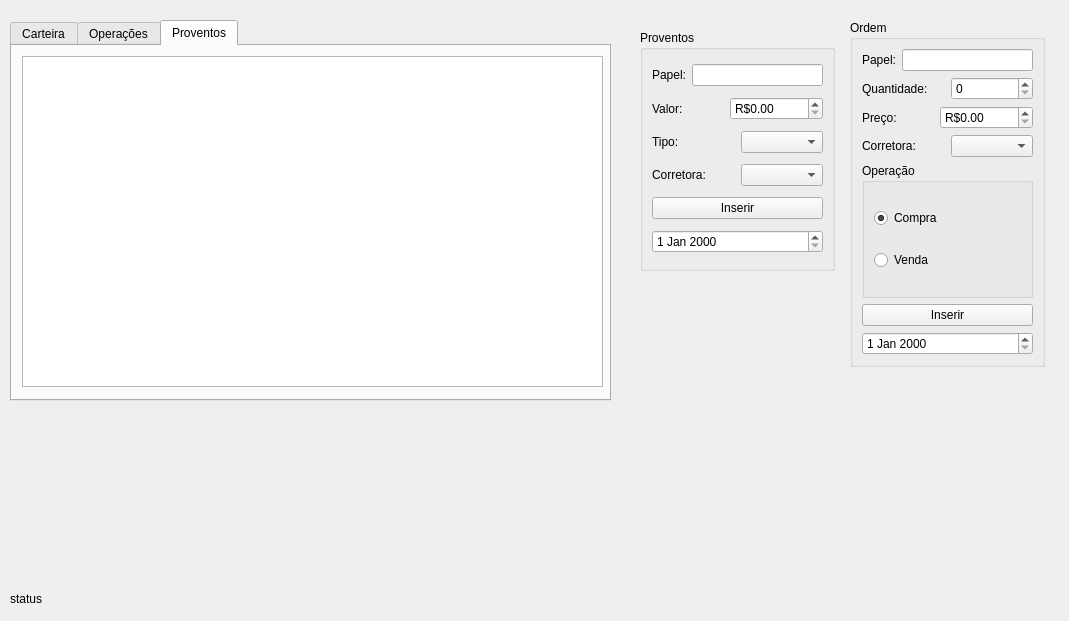
<?xml version="1.0" encoding="UTF-8"?>
<ui version="4.0">
 <class>Widget</class>
 <widget class="QWidget" name="Widget">
  <property name="geometry">
   <rect>
    <x>0</x>
    <y>0</y>
    <width>1069</width>
    <height>621</height>
   </rect>
  </property>
  <property name="windowTitle">
   <string>PCash - Desktop</string>
  </property>
  <widget class="QGroupBox" name="groupBox_2">
   <property name="geometry">
    <rect>
     <x>850</x>
     <y>20</y>
     <width>195</width>
     <height>347</height>
    </rect>
   </property>
   <property name="title">
    <string>Ordem</string>
   </property>
   <layout class="QVBoxLayout" name="verticalLayout_3">
    <item>
     <layout class="QHBoxLayout" name="horizontalLayout">
      <item>
       <widget class="QLabel" name="label">
        <property name="text">
         <string>Papel:</string>
        </property>
       </widget>
      </item>
      <item>
       <widget class="QLineEdit" name="linePapel"/>
      </item>
     </layout>
    </item>
    <item>
     <layout class="QHBoxLayout" name="horizontalLayout_2">
      <item>
       <widget class="QLabel" name="label_2">
        <property name="text">
         <string>Quantidade:</string>
        </property>
       </widget>
      </item>
      <item>
       <widget class="QSpinBox" name="spinQuantidade"/>
      </item>
     </layout>
    </item>
    <item>
     <layout class="QHBoxLayout" name="horizontalLayout_3">
      <item>
       <widget class="QLabel" name="label_3">
        <property name="text">
         <string>Preço:</string>
        </property>
       </widget>
      </item>
      <item>
       <widget class="QDoubleSpinBox" name="precoOrdem">
        <property name="prefix">
         <string>R$</string>
        </property>
        <property name="maximum">
         <double>10000.000000000000000</double>
        </property>
       </widget>
      </item>
     </layout>
    </item>
    <item>
     <layout class="QHBoxLayout" name="horizontalLayout_4">
      <item>
       <widget class="QLabel" name="label_4">
        <property name="text">
         <string>Corretora:</string>
        </property>
       </widget>
      </item>
      <item>
       <widget class="QComboBox" name="comboCorretoraOrdem"/>
      </item>
     </layout>
    </item>
    <item>
     <widget class="QGroupBox" name="groupBox">
      <property name="title">
       <string>Operação</string>
      </property>
      <layout class="QVBoxLayout" name="verticalLayout">
       <item>
        <widget class="QRadioButton" name="radioCompra">
         <property name="text">
          <string>Compra</string>
         </property>
         <property name="checked">
          <bool>true</bool>
         </property>
        </widget>
       </item>
       <item>
        <widget class="QRadioButton" name="radioVenda">
         <property name="text">
          <string>Venda</string>
         </property>
        </widget>
       </item>
      </layout>
     </widget>
    </item>
    <item>
     <widget class="QPushButton" name="InsereOrdem">
      <property name="text">
       <string>Inserir</string>
      </property>
     </widget>
    </item>
    <item>
     <widget class="QDateEdit" name="dataOrdem"/>
    </item>
   </layout>
  </widget>
  <widget class="QGroupBox" name="groupBox_3">
   <property name="geometry">
    <rect>
     <x>640</x>
     <y>30</y>
     <width>195</width>
     <height>241</height>
    </rect>
   </property>
   <property name="title">
    <string>Proventos</string>
   </property>
   <layout class="QVBoxLayout" name="verticalLayout_2">
    <item>
     <layout class="QHBoxLayout" name="horizontalLayout_5">
      <item>
       <widget class="QLabel" name="label_5">
        <property name="text">
         <string>Papel:</string>
        </property>
       </widget>
      </item>
      <item>
       <widget class="QLineEdit" name="linePapelProvento"/>
      </item>
     </layout>
    </item>
    <item>
     <layout class="QHBoxLayout" name="horizontalLayout_6">
      <item>
       <widget class="QLabel" name="label_6">
        <property name="text">
         <string>Valor:</string>
        </property>
       </widget>
      </item>
      <item>
       <widget class="QDoubleSpinBox" name="valorProvento">
        <property name="prefix">
         <string>R$</string>
        </property>
        <property name="maximum">
         <double>10000.000000000000000</double>
        </property>
       </widget>
      </item>
     </layout>
    </item>
    <item>
     <layout class="QHBoxLayout" name="horizontalLayout_7">
      <item>
       <widget class="QLabel" name="label_7">
        <property name="text">
         <string>Tipo:</string>
        </property>
       </widget>
      </item>
      <item>
       <widget class="QComboBox" name="comboTipoProvento"/>
      </item>
     </layout>
    </item>
    <item>
     <layout class="QHBoxLayout" name="horizontalLayout_8">
      <item>
       <widget class="QLabel" name="label_8">
        <property name="text">
         <string>Corretora:</string>
        </property>
       </widget>
      </item>
      <item>
       <widget class="QComboBox" name="comboCorretoraProventos"/>
      </item>
     </layout>
    </item>
    <item>
     <widget class="QPushButton" name="insereProvento">
      <property name="text">
       <string>Inserir</string>
      </property>
     </widget>
    </item>
    <item>
     <widget class="QDateEdit" name="dataProvento"/>
    </item>
   </layout>
  </widget>
  <widget class="QTabWidget" name="tabWidget">
   <property name="geometry">
    <rect>
     <x>10</x>
     <y>20</y>
     <width>601</width>
     <height>381</height>
    </rect>
   </property>
   <property name="currentIndex">
    <number>2</number>
   </property>
   <widget class="QWidget" name="tab">
    <attribute name="title">
     <string>Carteira</string>
    </attribute>
    <widget class="QTableView" name="carteiraTableView">
     <property name="geometry">
      <rect>
       <x>10</x>
       <y>10</y>
       <width>581</width>
       <height>331</height>
      </rect>
     </property>
    </widget>
   </widget>
   <widget class="QWidget" name="tab_2">
    <attribute name="title">
     <string>Operações</string>
    </attribute>
    <widget class="QTableView" name="operacaoTableView">
     <property name="geometry">
      <rect>
       <x>10</x>
       <y>10</y>
       <width>581</width>
       <height>331</height>
      </rect>
     </property>
    </widget>
   </widget>
   <widget class="QWidget" name="tab_3">
    <attribute name="title">
     <string>Proventos</string>
    </attribute>
    <widget class="QTableView" name="proventoTableView">
     <property name="geometry">
      <rect>
       <x>10</x>
       <y>10</y>
       <width>581</width>
       <height>331</height>
      </rect>
     </property>
    </widget>
   </widget>
  </widget>
  <widget class="QLabel" name="statusLabel">
   <property name="geometry">
    <rect>
     <x>10</x>
     <y>590</y>
     <width>401</width>
     <height>18</height>
    </rect>
   </property>
   <property name="text">
    <string>status</string>
   </property>
  </widget>
 </widget>
 <resources/>
 <connections/>
</ui>
